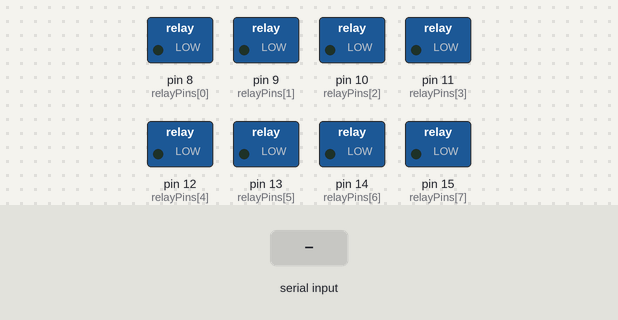
Recording of a sketch running on a simulated Arduino Uno, built with avr-gcc and run on an emulated ATmega328P. Shown: switched loads named in the sketch (green lamp = pin HIGH). The inputs (shaded band) are chosen by the test bench. What the sketch prints to the serial monitor is not drawn.

Above: at 1.2 s.
1.3 s: "FF" received over the second serial link
At 1.7 s:
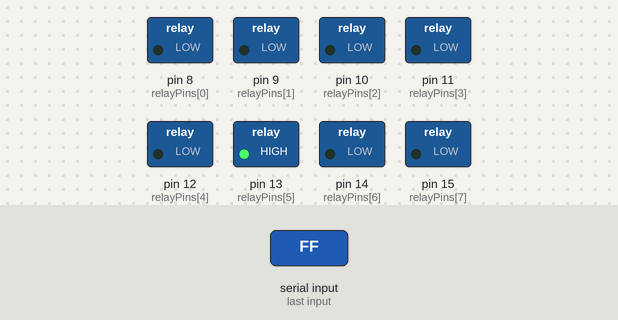
2.8 s: "FF" received over Serial
5.3 s: "00" received over Serial
Timing chart, 0 to 8.3 s (numbered marks = the images above; inputs shaded):
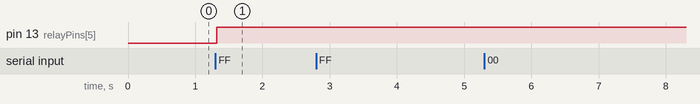

The sketch:

appBleControl.ino
```cpp
#include <SoftwareSerial.h>

// Bluetooth setup
SoftwareSerial BT(3, 4);
char val; // value to receive data from the serial port

// Relay pins
const int relayPins[] = {8, 9, 10, 11, 12, 13, 14, 15};

void setup()
{
    Serial.begin(9600);
    BT.begin(9600); // begin serial communications at 9600 bits per second (baud)

    // Initialize relay pins as outputs and set them to LOW
    for (int i = 0; i < 8; i++)
    {
        pinMode(relayPins[i], OUTPUT);
        digitalWrite(relayPins[i], LOW);
    }
}

void loop()
{
    // Check if there is data to read from Bluetooth
    if (BT.available())
    {
        val = BT.read(); // read the data into our value variable
        BT.print("Reading new data: ");
        BT.println(val);

        // Assuming val corresponds to relay pin control in a specific format
        // For example: 'A' = relay pin 8 ON, 'a' = relay pin 8 OFF
        int relayIndex = (val >= 'A' && val <= 'H') ? val - 'A' : (val >= 'a' && val <= 'h') ? val - 'a'
                                                                                             : -1;
        if (relayIndex >= 0 && relayIndex < 8)
        {
            digitalWrite(relayPins[relayIndex], (val >= 'A' && val <= 'H') ? HIGH : LOW);
        }
    }

    // Check if there is data to read from Serial
    if (Serial.available())
    {
        String teststr = Serial.readString(); // read until timeout
        Serial.println(teststr);

        String addr_lo = teststr.substring(7, 9);
        String data_hi = teststr.substring(9, 11);

        // Control the relays based on the addr_lo and data_hi values
        for (int i = 0; i < 8; i++)
        {
            String n = String(i + 8);
            String relayAddr = String(i + 8, HEX);
            relayAddr.toUpperCase();
            if (addr_lo == relayAddr && data_hi == "FF")
            {
                Serial.print("Trigger pin ");
                Serial.print(relayPins[i]);
                Serial.println(" ON");
                digitalWrite(relayPins[i], HIGH);
            }
            else if (addr_lo == relayAddr && data_hi == "00")
            {
                Serial.print("Trigger pin ");
                Serial.print(relayPins[i]);
                Serial.println(" OFF");
                digitalWrite(relayPins[i], LOW);
            }
        }
    }

    delay(100);
}
```

Measured:
- after the input at 1.3 s, pin 13 (relayPins[5]): LOW → HIGH at once
- after the input at 2.8 s, every drawn part: stays the same
- after the input at 5.3 s, every drawn part: stays the same
